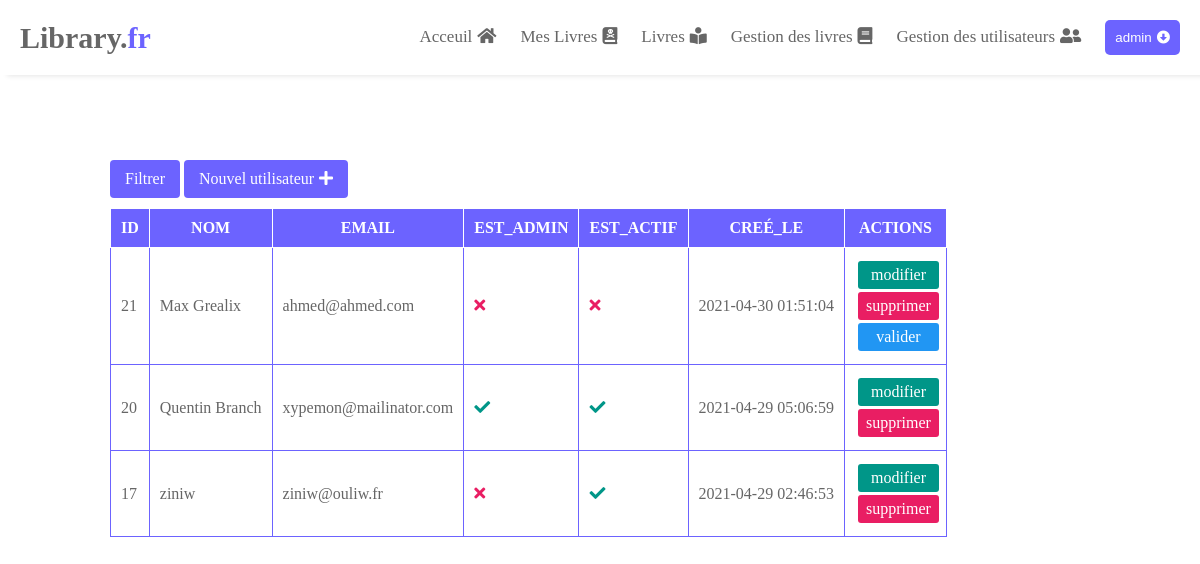
The app's page /admin/users/index.php (signed in) with its own data.
### tables this page shows
CREATE TABLE `users` (
  `id` int(11) NOT NULL,
  `name` varchar(20) NOT NULL,
  `email` varchar(255) NOT NULL,
  `password` varchar(255) NOT NULL,
  `is_admin` tinyint(1) NOT NULL,
  `is_active` tinyint(1) NOT NULL,
  `updated_at` datetime NOT NULL DEFAULT current_timestamp(),
  `created_at` datetime NOT NULL DEFAULT current_timestamp()
);

### admin/users/index.php (the view, shortened to what this page needs)
<?php
require_once "../../includes/templates/header.php";
require_once "../../includes/env/db.php";
require_once "../../includes/templates/nav.php";
require_once "../../includes/functions/fn.php";
if(isset($_GET['filter']) && filter_var($_GET['filter'],FILTER_SANITIZE_STRING) === "approve" ){
  $stmt = $con->prepare('SELECT * FROM `users` WHERE name != :name AND is_active = 1  ORDER BY created_at DESC');
}else{
  $stmt = $con->prepare('SELECT * FROM `users` WHERE name != :name ORDER BY created_at DESC');
}
$stmt->bindParam(':name',$_SESSION['name']);
$stmt->execute();
$users = $stmt->fetchAll(PDO::FETCH_OBJ);
?>
<div class="t-container">
  <?php if(!isset($_GET['filter'])): ?>
  <a href="?filter=approve" title="Les utilisateurs qui attendent une validation">Filtrer</a>
  <?php else:?>
  <a href="index.php" title="Tous les utilisateurs">Tous</a>
  <?php endif; ?>
  <a href="create.php">Nouvel utilisateur<i class="fa fa-plus"></i></a>
  <div class="table-container">
    <table>
      <thead>
        <tr>
          <th>ID</th>
          <th>NOM</th>
          <th>EMAIL</th>
          <th>EST_ADMIN</th>
          <th>EST_ACTIF</th>
          <th>CREÉ_LE</th>
          <th>ACTIONS</th>
        </tr>
      </thead>
      <tbody>
        <?php foreach ($users as $user): ?>
        <tr>
          <td><?php echo $user->id ?></td>
          <td><?php echo $user->name ?></td>
          <td><?php echo $user->email ?></td>
          <td>
            <?php echo $user->is_admin == 0 ? '<i class="fa fa-check" style="color: #009688" ></i>':'<i class="fa fa-times" style="color:#e91e63 "></i>' ?>
          </td>
          <td>
            <?php echo $user->is_active == 0 ? '<i class="fa fa-check" style="color: #009688"></i>': '<i class="fa fa-times" style="color:#e91e63 "></i>' ?>
          </td>
          <td><?php echo $user->created_at ?></td>
          <td>
            <a href="edit.php?id=<?php echo $user->id?>" class="edit">modifier</a>
            <form action="delete.php" method="post">
              <input type="submit" value="supprimer" class="danger" name="delete">
            </form>
            <?php if($user->is_active == 1): ?>
            <form action="approuve.php" method="post">
              <input type="submit" value="valider" class="approve" name="approve">
            </form>
            <?php endif; ?>
          </td>
        </tr>
        <?php endforeach;?>
      </tbody>
    </table>
  </div>
</div>
<?php
require_once "../../includes/templates/footer.php";
?>

### layouts/css/app.css (style rules this page uses)
:root { --main-color: #6C63FF; }
::placeholder { color: #333; opacity: .5; }
* { margin: 0; padding: 0; box-sizing: border-box; }
.t-container { max-width: 1000px; margin: 150px auto 40px; padding: 10px; }
.t-container>a { text-decoration: none; color: #fff; background-color: var(--main-color); padding: 10px 15px; display: inline-block; margin-bottom: 10px; border-radius: 4px; }
.t-container>a i { margin-left: 5px; }
.table-container { overflow-x: auto; }
.table-container table { border-collapse: collapse; }
.table-container th, .table-container td { border: 1px solid var(--main-color); padding: 10px; color: #666; }
.table-container table thead th { background-color: var(--main-color); color: #fff; border: 1px solid #fff; }
.table-container a, .table-container input { padding: 5px; text-decoration: none; color: #fff; border-radius: 3px; display: block; text-align: center; width: 100%; margin: 3px; border: none; outline: none; cursor: pointer; font: inherit; }
.table-container .edit { background-color: #009688; }
.table-container .danger { background-color: #e91e63; }
.table-container .approve { background-color: #2196f3; }

### records on screen
users: id "21", name "Max Grealix", email "ahmed@ahmed.com", is_admin 1 (drawn), is_active 1 (drawn), created_at "2021-04-30 01:51:04"
users: id "20", name "Quentin Branch", email "xypemon@mailinator.com", is_admin 0 (drawn), is_active 0 (drawn), created_at "2021-04-29 05:06:59"
users: id "17", name "ziniw", email "ziniw@ouliw.fr", is_admin 1 (drawn), is_active 0 (drawn), created_at "2021-04-29 02:46:53"

### other values on screen
$_SESSION['name'] "admin"
